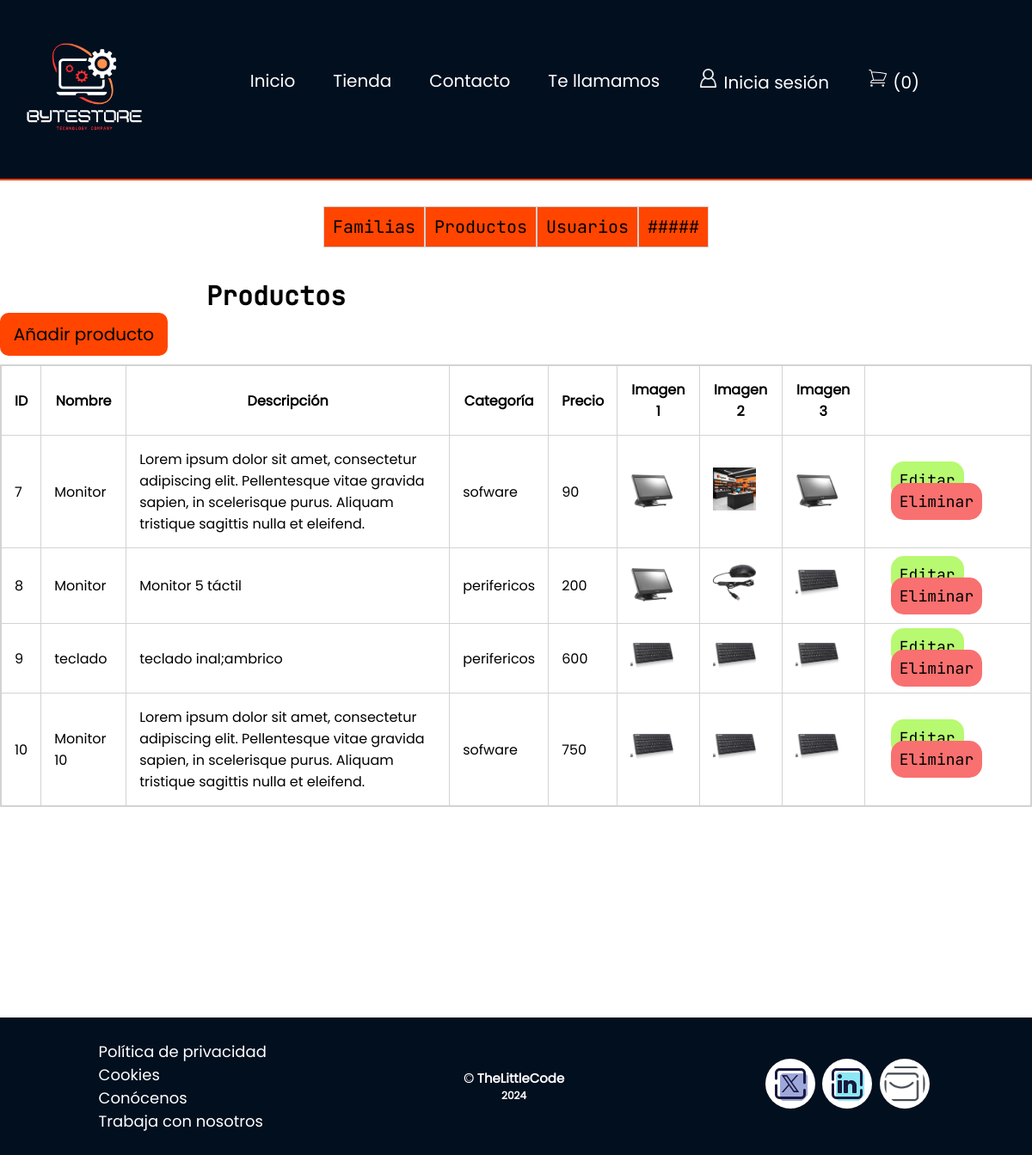
/panel_control/productos/index.php, run on the app's committed database.
### tables this page shows
CREATE TABLE `productos` (
  `idId` int(11) NOT NULL,
  `Nombre` varchar(25) DEFAULT NULL,
  `Descripccion` varchar(255) DEFAULT NULL,
  `familias_id` int(11) NOT NULL,
  `Precio` double DEFAULT NULL,
  `Imagen1` varchar(255) DEFAULT NULL,
  `Imagen2` varchar(255) DEFAULT NULL,
  `Imagen3` varchar(255) DEFAULT NULL
);

### panel_control/productos/index.php (the view, shortened to what this page needs)
<?php
include ('../../bd.php');
include ('../../templates/header.php');
?>
<?php
$sentencia = $conexion->prepare("SELECT * ,(SELECT name FROM familias WHERE familias.id = productos.familias_id LIMIT 1)AS Categoría FROM productos");
$sentencia->execute();
$lista_productos = $sentencia->fetchAll(PDO::FETCH_ASSOC);
?>
<div class="second-menu">
    <div class="second-nav">
        <ul class="second-menu">
            <li><a href="/panel_control/familias/index.php" class="btn-secondMenu">Familias</a></li>
            <li><a href="/panel_control/productos/index.php" class="btn-secondMenu">Productos</a></li>
            <li><a href="/panel_control/usuarios//index.php" class="btn-secondMenu">Usuarios</a></li>
            <li><a href="#" class="btn-secondMenu">#####</a></li>
        </ul>
    </div>
</div>
<h4>Productos</h4>
<section class="main-Tablas">
    <div class="card-table">
        <div class="card-header">
            <a href="crear.php" class="btn-primary">
                Añadir producto
            </a>
        </div>
        <div class="card-body">
            <div class="main-table">
                <table class="table">
                    <thead>
                        <tr>
                            <th>ID</th>
                            <th>Nombre</th>
                            <th>Descripción</th>
                            <th>Categoría</th>
                            <th>Precio</th>
                            <th>Imagen 1</th>
                            <th>Imagen 2</th>
                            <th>Imagen 3</th>
                        </tr>
                    </thead>
                    <tbody>
                        <?php
                        foreach ($lista_productos as $registro) {
                            ?>
                            <tr>
                                <td> <?php echo $registro['idId']; ?> </td>
                                <td> <?php echo $registro['Nombre']; ?> </td>
                                <td> <?php echo $registro['Descripccion']; ?> </td>
                                <td> <?php echo $registro['Categoría']; ?> </td>
                                <td> <?php echo $registro['Precio']; ?> </td>
                                <td>
                                    <img width="50" src="/assets/img/productos/<?php echo $registro['Imagen1']; ?>" alt="Imagen-producto1">
                                <td>
                                    <img width="50" src="/assets/img/productos/<?php echo $registro['Imagen2']; ?>" alt="Imagen-producto2">
                                </td>
                                <td>
                                    <img width="50" src="/assets/img/productos/<?php echo $registro['Imagen3']; ?>" alt="Imagen-producto3">
                                </td>
                                <td>
                                    <a class="btn-info" href="editar.php?txtID=<?php echo $registro['idId']; ?>">Editar</a>
                                    <a class="btn-danger"
                                        href="index.php?txtID=<?php echo $registro['idId']; ?>">Eliminar</a>
                                </td>
                            </tr>
                        <?php } ?>
                    </tbody>
                </table>
            </div>
        </div>
</section>
<?php
include ('../../templates/footer.php');
?>

### assets/css/index.css (style rules this page uses)
* { margin: 0px; padding: 0px; font-family: 'Poppins'; }

### assets/css/tienda.css (style rules this page uses)
* { margin: 0px; padding: 0px; }

### assets/css/indexTablas.css (style rules this page uses)
h4 { font-family: 'JetBrains'; font-size: 30px; margin-top: 3%; margin-left: 20%; }
.main-Tablas { position: relative; min-height: 100vh; z-index: 2; }
.second-menu { display: flex; align-items: center; justify-content: center; margin-top: 15px; }
.second-menu li { list-style: none; }
.btn-secondMenu { display: block; padding: 10px; color: black; background-color: orangered; font-family: 'JetBrains'; font-size: 20px; text-decoration: none; list-style: none; border: 1px solid lightgray; }
.btn-primary { max-width: 175px; display: block; border-radius: 10px; padding: 10px; color: black; font-size: 20px; background-color: orangered; text-align: center; text-decoration: none; margin-bottom: 10px; }
.table { border: 2px solid lightgray; border-collapse: collapse; }
.table th, .table td { border: 1px solid lightgray; padding: 15px; }
.btn-info { margin: 15px; padding: 10px; color: black; font-family: 'JetBrains'; font-size: 18px; background-color: rgb(183, 249, 112); border: none; border-radius: 15px; cursor: pointer; text-decoration: none; }
.btn-danger { padding: 10px; color: black; font-family: 'JetBrains'; font-size: 18px; background-color: rgb(255, 179, 0); border: none; border-radius: 15px; cursor: pointer; text-decoration: none; }

### assets/css/crearTablas.css (style rules this page uses)
.btn-danger { min-width: 166px; margin: 15px; padding: 10px; color: black; font-family: 'JetBrains'; font-size: 18px; background-color: rgb(249, 112, 112); border: none; border-radius: 15px; cursor: pointer; text-decoration: none; }

### data on the page
productos: idId "7", Nombre "Monitor", Descripccion "Lorem ipsum dolor sit amet, consectetur adipiscing elit. Pellentesque vitae gravida sapien, in scelerisque purus. Aliquam tristique sagittis nulla et eleifend.", Categoría "sofware", Precio "90", Imagen1 (picture), Imagen2 (picture), Imagen3 (picture)
productos: idId "8", Nombre "Monitor", Descripccion "Monitor 5 táctil", Categoría "perifericos", Precio "200", Imagen1 (picture), Imagen2 (picture), Imagen3 (picture)
productos: idId "9", Nombre "teclado", Descripccion "teclado inal;ambrico", Categoría "perifericos", Precio "600", Imagen1 (picture), Imagen2 (picture), Imagen3 (picture)
productos: idId "10", Nombre "Monitor 10", Descripccion "Lorem ipsum dolor sit amet, consectetur adipiscing elit. Pellentesque vitae gravida sapien, in scelerisque purus. Aliquam tristique sagittis nulla et eleifend.", Categoría "sofware", Precio "750", Imagen1 (picture), Imagen2 (picture), Imagen3 (picture)
